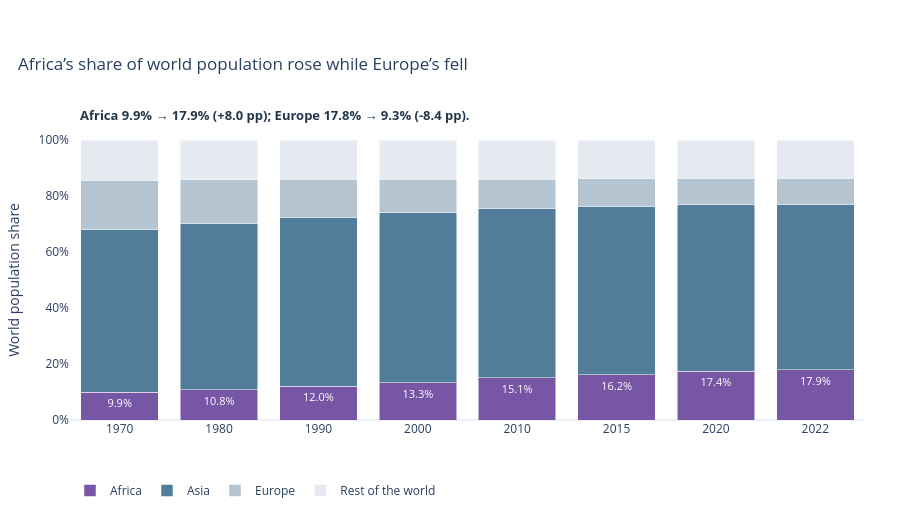

The notebook cell this image was saved under:
### Markdown cell above
**Chart choice & justification:** A 100% stacked bar chart compares part-to-whole composition across years. Africa is highlighted in orange, other groups provide muted context, and the same order is retained for every year so the changing shares are easy to follow (Lecture 7).

**What the chart shows:** Africa's share of world population increased from about 9.9% in 1970 to 17.9% in 2022, while Europe's share fell from about 17.8% to 9.3%. Asia stayed the largest group throughout. I used stacked bars because each bar represents the whole world in that year, so the changing proportions are easy to compare. Keeping the colours and stacking order consistent makes the trend easier to read.

### Code cell
# The key finding is shown through the title, labels and annotations.
# Q7 — Lecture 7: 100% stacked composition, Africa accent
shares = df_long.copy()
shares['Group'] = shares['Continent'].where(shares['Continent'].isin(['Africa','Asia','Europe']),'Rest of the world')
shares = shares.groupby(['Year','Group'],as_index=False)['Population'].sum()
shares['Share'] = shares['Population']/shares.groupby('Year')['Population'].transform('sum')
shares['Label'] = np.where(shares.Group.eq('Africa'),shares.Share.map('{:.1%}'.format),'')
order=['Africa','Asia','Europe','Rest of the world']
fig = px.bar(shares,x='Year',y='Share',color='Group',text='Label',
             category_orders={'Group':order},
             color_discrete_map={'Africa':'#7856A6','Asia':'#527D9A','Europe':'#B5C4D1','Rest of the world':'#E4EAF0'},
             template='plotly_white',
             title='Africa’s share of world population rose while Europe’s fell',
             labels={'Share':'Share of world population'})
fig.update_traces(textposition='inside',textfont=dict(size=11))
fig.update_layout(barmode='stack',height=530,title_x=.02,legend_title_text='',
                  legend=dict(orientation='h',y=-.2,x=0),
                  xaxis_title='',yaxis_title='World population share',
                  margin=dict(l=70,r=35,t=85,b=110),bargap=.22)
fig.update_xaxes(type='category',showgrid=False)
fig.update_yaxes(tickformat='.0%',range=[0,1],showgrid=False)



# Label all four shares in the first and last bars; show the magnitude of change explicitly.
share_table=shares.pivot(index='Year',columns='Group',values='Share')
a0,a1=share_table.loc[1970,'Africa'],share_table.loc[2022,'Africa']
e0,e1=share_table.loc[1970,'Europe'],share_table.loc[2022,'Europe']
fig.add_annotation(x=.01,y=1.13,xref='paper',yref='paper',showarrow=False,xanchor='left',
                   text=f'<b>Africa {a0:.1%} → {a1:.1%} (+{(a1-a0)*100:.1f} pp); Europe {e0:.1%} → {e1:.1%} ({(e1-e0)*100:.1f} pp).</b>',
                   font=dict(size=13,color='#24364B'))
fig.update_layout(margin=dict(l=70,r=35,t=140,b=110))
fig.show()

### Figure 1 — Plotly figure (JSON) as saved in the notebook; plotly's stock layout.template omitted (floating-point values rounded to 4 significant figures)
{"data": [{"alignmentgroup": "True", "hovertemplate": "Group=Africa<br>Year=%{x}<br>Share of world population=%{y}<br>Label=%{text}<extra></extra>", "legendgroup": "Africa", "marker": {"color": "#7856A6", "pattern": {"shape": ""}}, "name": "Africa", "offsetgroup": "Africa", "orientation": "v", "showlegend": true, "text": ["9.9%", "10.8%", "12.0%", "13.3%", "15.1%", "16.2%", "17.4%", "17.9%"], "textfont": {"size": 11}, "textposition": "inside", "type": "bar", "x": [1970, 1980, 1990, 2000, 2010, 2015, 2020, 2022], "xaxis": "x", "y": [0.09893, 0.1084, 0.1201, 0.1332, 0.1511, 0.1618, 0.1736, 0.1789], "yaxis": "y"}, {"alignmentgroup": "True", "hovertemplate": "Group=Asia<br>Year=%{x}<br>Share of world population=%{y}<br>Label=%{text}<extra></extra>", "legendgroup": "Asia", "marker": {"color": "#527D9A", "pattern": {"shape": ""}}, "name": "Asia", "offsetgroup": "Asia", "orientation": "v", "showlegend": true, "text": ["", "", "", "", "", "", "", ""], "textfont": {"size": 11}, "textposition": "inside", "type": "bar", "x": [1970, 1980, 1990, 2000, 2010, 2015, 2020, 2022], "xaxis": "x", "y": [0.5806, 0.5932, 0.6041, 0.6076, 0.6043, 0.6005, 0.5948, 0.5921], "yaxis": "y"}, {"alignmentgroup": "True", "hovertemplate": "Group=Europe<br>Year=%{x}<br>Share of world population=%{y}<br>Label=%{text}<extra></extra>", "legendgroup": "Europe", "marker": {"color": "#B5C4D1", "pattern": {"shape": ""}}, "name": "Europe", "offsetgroup": "Europe", "orientation": "v", "showlegend": true, "text": ["", "", "", "", "", "", "", ""], "textfont": {"size": 11}, "textposition": "inside", "type": "bar", "x": [1970, 1980, 1990, 2000, 2010, 2015, 2020, 2022], "xaxis": "x", "y": [0.1776, 0.1559, 0.1355, 0.1181, 0.1053, 0.09987, 0.09514, 0.0932], "yaxis": "y"}, {"alignmentgroup": "True", "hovertemplate": "Group=Rest of the world<br>Year=%{x}<br>Share of world population=%{y}<br>Label=%{text}<extra></extra>", "legendgroup": "Rest of the world", "marker": {"color": "#E4EAF0", "pattern": {"shape": ""}}, "name": "Rest of the world", "offsetgroup": "Rest of the world", "orientation": "v", "showlegend": true, "text": ["", "", "", "", "", "", "", ""], "textfont": {"size": 11}, "textposition": "inside", "type": "bar", "x": [1970, 1980, 1990, 2000, 2010, 2015, 2020, 2022], "xaxis": "x", "y": [0.1429, 0.1425, 0.1402, 0.141, 0.1393, 0.1379, 0.1365, 0.1357], "yaxis": "y"}], "layout": {"annotations": [{"font": {"color": "#24364B", "size": 13}, "showarrow": false, "text": "<b>Africa 9.9% → 17.9% (+8.0 pp); Europe 17.8% → 9.3% (-8.4 pp).</b>", "x": 0.01, "xanchor": "left", "xref": "paper", "y": 1.13, "yref": "paper"}], "bargap": 0.22, "barmode": "stack", "height": 530, "legend": {"orientation": "h", "title": {"text": ""}, "tracegroupgap": 0, "x": 0, "y": -0.2}, "margin": {"b": 110, "l": 70, "r": 35, "t": 140}, "title": {"text": "Africa’s share of world population rose while Europe’s fell", "x": 0.02}, "xaxis": {"anchor": "y", "domain": [0, 1], "showgrid": false, "title": {"text": ""}, "type": "category"}, "yaxis": {"anchor": "x", "domain": [0, 1], "range": [0, 1], "showgrid": false, "tickformat": ".0%", "title": {"text": "World population share"}}}}
